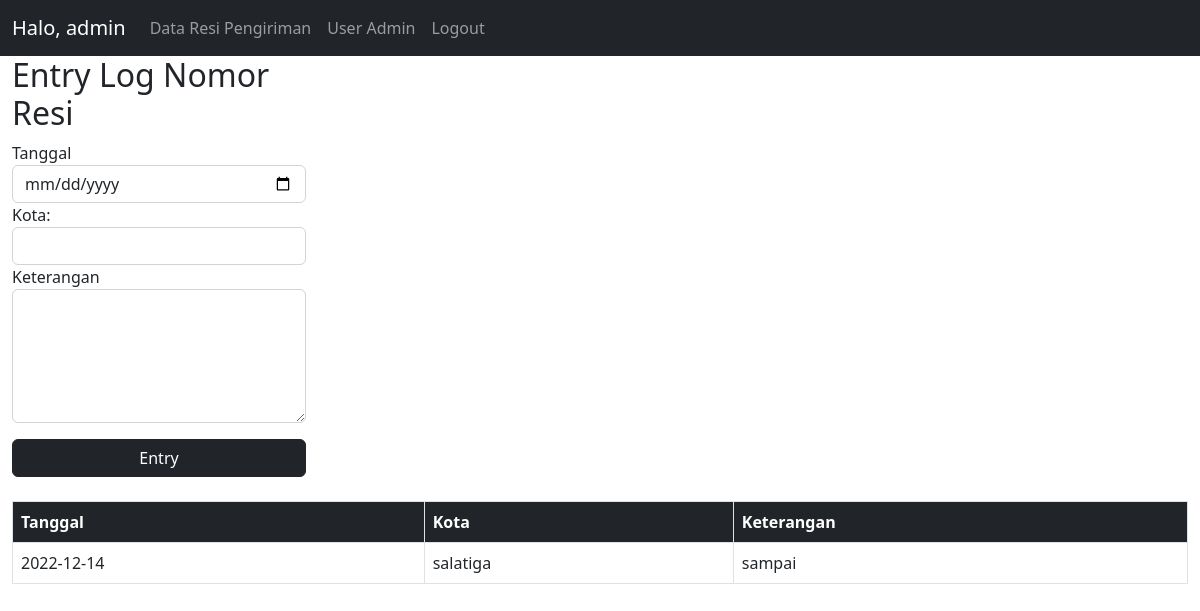
/admin/entryLogPage.php?resi=RS-002 (signed in), run on the app's committed database.
### tables this page shows
CREATE TABLE `detail_pengiriman` (
  `nomor_resi` varchar(10) NOT NULL,
  `tanggal` date NOT NULL,
  `kota` varchar(30) NOT NULL,
  `keterangan` varchar(50) NOT NULL
);

### admin/entryLogPage.php (the view, shortened to what this page needs)
<?php
require("../connect.php");
$username = $_SESSION['username'];
$resi = strtoupper($_GET['resi']);
$stmt = $conn->prepare("SELECT * FROM detail_pengiriman WHERE nomor_resi = '$resi' ORDER BY tanggal");
$stmt->execute();
$result = $stmt->fetchAll(PDO::FETCH_ASSOC);
?>
<!DOCTYPE html>
<html lang="en">
<head>
    <link href="https://cdn.jsdelivr.net/npm/bootstrap@5.2.3/dist/css/bootstrap.min.css" rel="stylesheet">
</head>
<body>
    <nav class="navbar navbar-dark navbar-expand-lg bg-dark">
        <div class="container-fluid">
            <a class="navbar-brand" href="#">Halo, <?= $username; ?></a>
            <div class="collapse navbar-collapse" id="navbarNavAltMarkup">
                <div class="navbar-nav">
                    <a class="nav-link" aria-current="page" href="index.php">Data Resi Pengiriman</a>
                    <a class="nav-link" href="#">User Admin</a>
                    <a class="nav-link" href="logout.php">Logout</a>
                </div>
            </div>
        </div>
    </nav>
    <div class="container-fluid d-flex flex-column">
        <div class="w-25 mb-2">
            <div>
                <h2>Entry Log Nomor Resi</h2>
            </div>
            <form action="" id="entry-log" method="POST">
                <label for="tanggal">Tanggal</label>
                <input type="date" name="tanggal" id="tanggal" class="form-control">
                <label for="resi">Kota:</label>
                <input type="text" class="form-control" name="kota" id="kota">
                <label for="keterangan">Keterangan</label>
                <textarea name="keterangan" id="keterangan"  rows="5" class="form-control"></textarea>
                <div class="d-grid gap-2 mt-3">
                    <button type="submit" class="btn btn-dark" name="submit" id="submit-log">Entry</button>
                </div>
            </form>
        </div>
        <div class="table-log mt-3">
            <table class="table table-bordered">
                <thead class="bg-dark text-white">
                    <th>Tanggal</th>
                    <th>Kota</th>
                    <th>Keterangan</th>
                </thead>
                <tbody>
                    <?php foreach ($result as $row) : ?>
                        <tr>
                            <td><?= $row['tanggal']; ?></td>
                            <td><?= $row['kota']; ?></td>
                            <td><?= $row['keterangan']; ?></td>
                        </tr>
                    <?php endforeach; ?>
                </tbody>
            </table>
        </div>
    </div>
</body>
</html>

### data on the page
detail_pengiriman: tanggal "2022-12-14", kota "salatiga", keterangan "sampai"

### other printed values
$username "admin"
